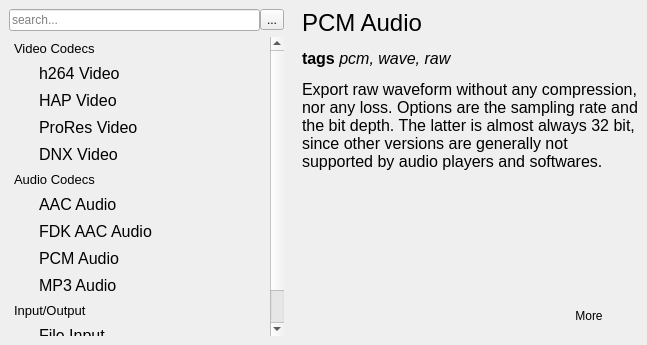
<?xml version="1.0" encoding="UTF-8"?>
<ui version="4.0">
 <class>AddNodeMenu</class>
 <widget class="QWidget" name="AddNodeMenu">
  <property name="geometry">
   <rect>
    <x>0</x>
    <y>0</y>
    <width>647</width>
    <height>345</height>
   </rect>
  </property>
  <property name="windowTitle">
   <string>AddNodeMenu</string>
  </property>
  <layout class="QHBoxLayout" name="horizontalLayout_2">
   <property name="spacing">
    <number>0</number>
   </property>
   <property name="leftMargin">
    <number>0</number>
   </property>
   <property name="topMargin">
    <number>0</number>
   </property>
   <property name="rightMargin">
    <number>0</number>
   </property>
   <property name="bottomMargin">
    <number>0</number>
   </property>
   <item>
    <widget class="QWidget" name="leftSide" native="true">
     <property name="sizePolicy">
      <sizepolicy hsizetype="Expanding" vsizetype="Preferred">
       <horstretch>0</horstretch>
       <verstretch>0</verstretch>
      </sizepolicy>
     </property>
     <layout class="QVBoxLayout" name="verticalLayout">
      <item>
       <widget class="QWidget" name="searchDiv" native="true">
        <layout class="QHBoxLayout" name="horizontalLayout">
         <property name="spacing">
          <number>0</number>
         </property>
         <property name="leftMargin">
          <number>0</number>
         </property>
         <property name="topMargin">
          <number>0</number>
         </property>
         <property name="rightMargin">
          <number>0</number>
         </property>
         <property name="bottomMargin">
          <number>0</number>
         </property>
         <item>
          <widget class="QLineEdit" name="searchInput">
           <property name="placeholderText">
            <string>search...</string>
           </property>
          </widget>
         </item>
         <item>
          <widget class="QToolButton" name="cancelSearchButton">
           <property name="text">
            <string>...</string>
           </property>
           <property name="icon">
            <iconset resource="../resources/resources.qrc">
             <normaloff>:/images/cross.png</normaloff>:/images/cross.png</iconset>
           </property>
          </widget>
         </item>
        </layout>
       </widget>
      </item>
      <item>
       <widget class="QWidget" name="nodeListScrollAreaDiv" native="true">
        <layout class="QHBoxLayout" name="nodeListScrollAreaWrapper">
         <property name="spacing">
          <number>0</number>
         </property>
         <property name="leftMargin">
          <number>0</number>
         </property>
         <property name="topMargin">
          <number>0</number>
         </property>
         <property name="rightMargin">
          <number>0</number>
         </property>
         <property name="bottomMargin">
          <number>0</number>
         </property>
         <item>
          <widget class="QScrollArea" name="nodeListScrollArea">
           <property name="frameShape">
            <enum>QFrame::NoFrame</enum>
           </property>
           <property name="frameShadow">
            <enum>QFrame::Plain</enum>
           </property>
           <property name="widgetResizable">
            <bool>true</bool>
           </property>
           <widget class="QWidget" name="nodeListScrollAreaContents">
            <property name="geometry">
             <rect>
              <x>0</x>
              <y>0</y>
              <width>254</width>
              <height>342</height>
             </rect>
            </property>
            <layout class="QVBoxLayout" name="verticalLayout_31">
             <property name="spacing">
              <number>0</number>
             </property>
             <property name="leftMargin">
              <number>0</number>
             </property>
             <property name="topMargin">
              <number>0</number>
             </property>
             <property name="rightMargin">
              <number>0</number>
             </property>
             <property name="bottomMargin">
              <number>0</number>
             </property>
             <item>
              <widget class="QWidget" name="nodeList" native="true">
               <layout class="QVBoxLayout" name="verticalLayout_3">
                <property name="spacing">
                 <number>0</number>
                </property>
                <property name="leftMargin">
                 <number>0</number>
                </property>
                <property name="topMargin">
                 <number>0</number>
                </property>
                <property name="rightMargin">
                 <number>0</number>
                </property>
                <property name="bottomMargin">
                 <number>0</number>
                </property>
                <item>
                 <widget class="QWidget" name="widget_6" native="true">
                  <layout class="QHBoxLayout" name="horizontalLayout_8">
                   <property name="leftMargin">
                    <number>5</number>
                   </property>
                   <property name="topMargin">
                    <number>4</number>
                   </property>
                   <property name="bottomMargin">
                    <number>4</number>
                   </property>
                   <item>
                    <widget class="QLabel" name="label_11">
                     <property name="text">
                      <string>&lt;html&gt;&lt;head/&gt;&lt;body&gt;&lt;p&gt;&lt;span style=&quot; font-size:10pt;&quot;&gt;Video Codecs&lt;/span&gt;&lt;/p&gt;&lt;/body&gt;&lt;/html&gt;</string>
                     </property>
                    </widget>
                   </item>
                  </layout>
                 </widget>
                </item>
                <item>
                 <widget class="QWidget" name="widget_2" native="true">
                  <layout class="QHBoxLayout" name="horizontalLayout_4">
                   <property name="leftMargin">
                    <number>30</number>
                   </property>
                   <property name="topMargin">
                    <number>4</number>
                   </property>
                   <property name="bottomMargin">
                    <number>4</number>
                   </property>
                   <item>
                    <widget class="QLabel" name="label_7">
                     <property name="text">
                      <string>&lt;html&gt;&lt;head/&gt;&lt;body&gt;&lt;p&gt;&lt;span style=&quot; font-size:12pt;&quot;&gt;h264 Video&lt;/span&gt;&lt;/p&gt;&lt;/body&gt;&lt;/html&gt;</string>
                     </property>
                    </widget>
                   </item>
                  </layout>
                 </widget>
                </item>
                <item>
                 <widget class="QWidget" name="widget_3" native="true">
                  <layout class="QHBoxLayout" name="horizontalLayout_5">
                   <property name="leftMargin">
                    <number>30</number>
                   </property>
                   <property name="topMargin">
                    <number>4</number>
                   </property>
                   <property name="bottomMargin">
                    <number>4</number>
                   </property>
                   <item>
                    <widget class="QLabel" name="label_8">
                     <property name="text">
                      <string>&lt;html&gt;&lt;head/&gt;&lt;body&gt;&lt;p&gt;&lt;span style=&quot; font-size:12pt;&quot;&gt;HAP Video&lt;/span&gt;&lt;/p&gt;&lt;/body&gt;&lt;/html&gt;</string>
                     </property>
                    </widget>
                   </item>
                  </layout>
                 </widget>
                </item>
                <item>
                 <widget class="QWidget" name="widget_4" native="true">
                  <layout class="QHBoxLayout" name="horizontalLayout_6">
                   <property name="leftMargin">
                    <number>30</number>
                   </property>
                   <property name="topMargin">
                    <number>4</number>
                   </property>
                   <property name="bottomMargin">
                    <number>4</number>
                   </property>
                   <item>
                    <widget class="QLabel" name="label_9">
                     <property name="text">
                      <string>&lt;html&gt;&lt;head/&gt;&lt;body&gt;&lt;p&gt;&lt;span style=&quot; font-size:12pt;&quot;&gt;ProRes Video&lt;/span&gt;&lt;/p&gt;&lt;/body&gt;&lt;/html&gt;</string>
                     </property>
                    </widget>
                   </item>
                  </layout>
                 </widget>
                </item>
                <item>
                 <widget class="QWidget" name="widget_5" native="true">
                  <layout class="QHBoxLayout" name="horizontalLayout_7">
                   <property name="leftMargin">
                    <number>30</number>
                   </property>
                   <property name="topMargin">
                    <number>4</number>
                   </property>
                   <property name="bottomMargin">
                    <number>4</number>
                   </property>
                   <item>
                    <widget class="QLabel" name="label_10">
                     <property name="text">
                      <string>&lt;html&gt;&lt;head/&gt;&lt;body&gt;&lt;p&gt;&lt;span style=&quot; font-size:12pt;&quot;&gt;DNX Video&lt;/span&gt;&lt;/p&gt;&lt;/body&gt;&lt;/html&gt;</string>
                     </property>
                    </widget>
                   </item>
                  </layout>
                 </widget>
                </item>
                <item>
                 <widget class="QWidget" name="widget_7" native="true">
                  <layout class="QHBoxLayout" name="horizontalLayout_9">
                   <property name="leftMargin">
                    <number>5</number>
                   </property>
                   <property name="topMargin">
                    <number>4</number>
                   </property>
                   <property name="bottomMargin">
                    <number>4</number>
                   </property>
                   <item>
                    <widget class="QLabel" name="label_12">
                     <property name="text">
                      <string>&lt;html&gt;&lt;head/&gt;&lt;body&gt;&lt;p&gt;&lt;span style=&quot; font-size:10pt;&quot;&gt;Audio Codecs&lt;/span&gt;&lt;/p&gt;&lt;/body&gt;&lt;/html&gt;</string>
                     </property>
                    </widget>
                   </item>
                  </layout>
                 </widget>
                </item>
                <item>
                 <widget class="QWidget" name="widget_9" native="true">
                  <layout class="QHBoxLayout" name="horizontalLayout_11">
                   <property name="leftMargin">
                    <number>30</number>
                   </property>
                   <property name="topMargin">
                    <number>4</number>
                   </property>
                   <property name="bottomMargin">
                    <number>4</number>
                   </property>
                   <item>
                    <widget class="QLabel" name="label_14">
                     <property name="text">
                      <string>&lt;html&gt;&lt;head/&gt;&lt;body&gt;&lt;p&gt;&lt;span style=&quot; font-size:12pt;&quot;&gt;AAC Audio&lt;/span&gt;&lt;/p&gt;&lt;/body&gt;&lt;/html&gt;</string>
                     </property>
                    </widget>
                   </item>
                  </layout>
                 </widget>
                </item>
                <item>
                 <widget class="QWidget" name="widget_10" native="true">
                  <layout class="QHBoxLayout" name="horizontalLayout_12">
                   <property name="leftMargin">
                    <number>30</number>
                   </property>
                   <property name="topMargin">
                    <number>4</number>
                   </property>
                   <property name="bottomMargin">
                    <number>4</number>
                   </property>
                   <item>
                    <widget class="QLabel" name="label_15">
                     <property name="text">
                      <string>&lt;html&gt;&lt;head/&gt;&lt;body&gt;&lt;p&gt;&lt;span style=&quot; font-size:12pt;&quot;&gt;FDK AAC Audio&lt;/span&gt;&lt;/p&gt;&lt;/body&gt;&lt;/html&gt;</string>
                     </property>
                    </widget>
                   </item>
                  </layout>
                 </widget>
                </item>
                <item>
                 <widget class="QWidget" name="widget_11" native="true">
                  <layout class="QHBoxLayout" name="horizontalLayout_13">
                   <property name="leftMargin">
                    <number>30</number>
                   </property>
                   <property name="topMargin">
                    <number>4</number>
                   </property>
                   <property name="bottomMargin">
                    <number>4</number>
                   </property>
                   <item>
                    <widget class="QLabel" name="label_16">
                     <property name="text">
                      <string>&lt;html&gt;&lt;head/&gt;&lt;body&gt;&lt;p&gt;&lt;span style=&quot; font-size:12pt;&quot;&gt;PCM Audio&lt;/span&gt;&lt;/p&gt;&lt;/body&gt;&lt;/html&gt;</string>
                     </property>
                    </widget>
                   </item>
                  </layout>
                 </widget>
                </item>
                <item>
                 <widget class="QWidget" name="widget_12" native="true">
                  <layout class="QHBoxLayout" name="horizontalLayout_14">
                   <property name="leftMargin">
                    <number>30</number>
                   </property>
                   <property name="topMargin">
                    <number>4</number>
                   </property>
                   <property name="bottomMargin">
                    <number>4</number>
                   </property>
                   <item>
                    <widget class="QLabel" name="label_17">
                     <property name="text">
                      <string>&lt;html&gt;&lt;head/&gt;&lt;body&gt;&lt;p&gt;&lt;span style=&quot; font-size:12pt;&quot;&gt;MP3 Audio&lt;/span&gt;&lt;/p&gt;&lt;/body&gt;&lt;/html&gt;</string>
                     </property>
                    </widget>
                   </item>
                  </layout>
                 </widget>
                </item>
                <item>
                 <widget class="QWidget" name="widget_8" native="true">
                  <layout class="QHBoxLayout" name="horizontalLayout_10">
                   <property name="leftMargin">
                    <number>5</number>
                   </property>
                   <property name="topMargin">
                    <number>4</number>
                   </property>
                   <property name="bottomMargin">
                    <number>4</number>
                   </property>
                   <item>
                    <widget class="QLabel" name="label_13">
                     <property name="text">
                      <string>&lt;html&gt;&lt;head/&gt;&lt;body&gt;&lt;p&gt;&lt;span style=&quot; font-size:10pt;&quot;&gt;Input/Output&lt;/span&gt;&lt;/p&gt;&lt;/body&gt;&lt;/html&gt;</string>
                     </property>
                    </widget>
                   </item>
                  </layout>
                 </widget>
                </item>
                <item>
                 <widget class="QWidget" name="widget_13" native="true">
                  <layout class="QHBoxLayout" name="horizontalLayout_15">
                   <property name="leftMargin">
                    <number>30</number>
                   </property>
                   <property name="topMargin">
                    <number>4</number>
                   </property>
                   <property name="bottomMargin">
                    <number>4</number>
                   </property>
                   <item>
                    <widget class="QLabel" name="label_18">
                     <property name="text">
                      <string>&lt;html&gt;&lt;head/&gt;&lt;body&gt;&lt;p&gt;&lt;span style=&quot; font-size:12pt;&quot;&gt;File Input&lt;/span&gt;&lt;/p&gt;&lt;/body&gt;&lt;/html&gt;</string>
                     </property>
                    </widget>
                   </item>
                  </layout>
                 </widget>
                </item>
                <item>
                 <widget class="QWidget" name="widget_14" native="true">
                  <layout class="QHBoxLayout" name="horizontalLayout_16">
                   <property name="leftMargin">
                    <number>30</number>
                   </property>
                   <property name="topMargin">
                    <number>4</number>
                   </property>
                   <property name="bottomMargin">
                    <number>4</number>
                   </property>
                   <item>
                    <widget class="QLabel" name="label_19">
                     <property name="text">
                      <string>&lt;html&gt;&lt;head/&gt;&lt;body&gt;&lt;p&gt;&lt;span style=&quot; font-size:12pt;&quot;&gt;File Output&lt;/span&gt;&lt;/p&gt;&lt;/body&gt;&lt;/html&gt;</string>
                     </property>
                    </widget>
                   </item>
                  </layout>
                 </widget>
                </item>
                <item>
                 <spacer name="verticalSpacer_2">
                  <property name="orientation">
                   <enum>Qt::Vertical</enum>
                  </property>
                  <property name="sizeHint" stdset="0">
                   <size>
                    <width>20</width>
                    <height>105</height>
                   </size>
                  </property>
                 </spacer>
                </item>
               </layout>
              </widget>
             </item>
            </layout>
           </widget>
          </widget>
         </item>
        </layout>
       </widget>
      </item>
     </layout>
    </widget>
   </item>
   <item>
    <widget class="QWidget" name="rightSide" native="true">
     <property name="sizePolicy">
      <sizepolicy hsizetype="Expanding" vsizetype="Preferred">
       <horstretch>0</horstretch>
       <verstretch>0</verstretch>
      </sizepolicy>
     </property>
     <layout class="QVBoxLayout" name="verticalLayout_2">
      <item>
       <widget class="QLabel" name="helpText">
        <property name="text">
         <string>&lt;html&gt;&lt;head/&gt;&lt;body&gt;&lt;p&gt;&lt;span style=&quot; font-size:18pt;&quot;&gt;PCM Audio&lt;/span&gt;&lt;/p&gt;&lt;p&gt;&lt;span style=&quot; font-size:12pt; font-weight:600;&quot;&gt;tags &lt;/span&gt;&lt;span style=&quot; font-size:12pt; font-style:italic;&quot;&gt;pcm, wave, raw&lt;/span&gt;&lt;/p&gt;&lt;p&gt;&lt;span style=&quot; font-size:12pt;&quot;&gt;Export raw waveform without any compression, nor any loss. Options are the sampling rate and the bit depth. The latter is almost always 32 bit, since other versions are generally not supported by audio players and softwares.&lt;/span&gt;&lt;/p&gt;&lt;/body&gt;&lt;/html&gt;</string>
        </property>
        <property name="alignment">
         <set>Qt::AlignLeading|Qt::AlignLeft|Qt::AlignTop</set>
        </property>
        <property name="wordWrap">
         <bool>true</bool>
        </property>
       </widget>
      </item>
      <item>
       <spacer name="verticalSpacer">
        <property name="orientation">
         <enum>Qt::Vertical</enum>
        </property>
        <property name="sizeHint" stdset="0">
         <size>
          <width>20</width>
          <height>40</height>
         </size>
        </property>
       </spacer>
      </item>
      <item>
       <widget class="QWidget" name="moreHelpButtonDiv" native="true">
        <layout class="QHBoxLayout" name="horizontalLayout_3">
         <item>
          <spacer name="horizontalSpacer">
           <property name="orientation">
            <enum>Qt::Horizontal</enum>
           </property>
           <property name="sizeHint" stdset="0">
            <size>
             <width>194</width>
             <height>20</height>
            </size>
           </property>
          </spacer>
         </item>
         <item>
          <widget class="QPushButton" name="moreHelpButton">
           <property name="text">
            <string>More</string>
           </property>
           <property name="flat">
            <bool>true</bool>
           </property>
          </widget>
         </item>
        </layout>
       </widget>
      </item>
     </layout>
    </widget>
   </item>
  </layout>
 </widget>
 <resources>
  <include location="../resources/resources.qrc"/>
 </resources>
 <connections/>
</ui>
